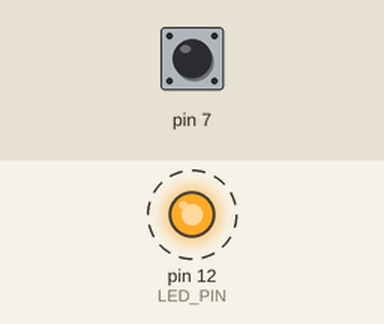
This program was run on a simulated Raspberry Pi (header pin numbers). Parts: output pins drawn as LEDs (lit = HIGH). Dashed ring = blinking. The test bench sets the inputs (shaded band); at power-on: pin 7 HIGH. The run ends when the program shuts the computer down; the clock reads 2024-03-15 10:24:30 at power-on unless the program sets it; what the program prints to the terminal is not drawn. At 2.3 s the program puts the board to deep sleep or switches it off; the recording ends there.

Above: at 0.05 s.
At 1.2 s:
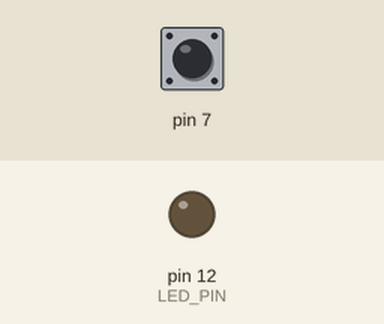
1.3 s: pin 7 pulled LOW for 1 s
Timing chart, 0 to 2.3 s (numbered marks = the images above; inputs shaded):
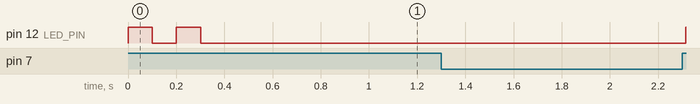

The program:

gpio.py
```python
# Libraries
import RPi.GPIO as GPIO
import time
import os

from LongPress import LongPress


# Pin mapping
LED_PIN = 12
BUTTON_BLACK_PIN = 7
BUTTON_RED_PIN = 16

def black_button_interrupt():
	print("Black button pressed")
	os.system("sudo shutdown -r now")

black_button_longpress = LongPress(BUTTON_BLACK_PIN, black_button_interrupt)

# Pin configuration
GPIO.setmode(GPIO.BOARD)
GPIO.setup(LED_PIN, GPIO.OUT)


# Main code: LED heartbeat
try:
	while True:
		GPIO.output(LED_PIN,GPIO.HIGH)
		time.sleep(0.1)
		GPIO.output(LED_PIN,GPIO.LOW)
		time.sleep(0.1)
		GPIO.output(LED_PIN,GPIO.HIGH)
		time.sleep(0.1)
		GPIO.output(LED_PIN,GPIO.LOW)
		time.sleep(2)


# Cleanup if script exits
finally:
        GPIO.cleanup()
```

LongPress.py
```python
import time
import RPi.GPIO as GPIO


class LongPress:

    min_press_time = 0.5
    was_pressed = False
    press_time = time.time()


    def interrupt_routine(self, channel):


        currently_pressed = not GPIO.input(self.pin)

        if(not currently_pressed == self.was_pressed):

            if currently_pressed:
                self.press_time = time.time()

            else:
                release_time = time.time()
                pressed_time = release_time - self.press_time

                if pressed_time > self.min_press_time:
                    self.callback()

        self.was_pressed = currently_pressed


    def __init__(self, pin, callback):

        self.pin = pin
        self.callback = callback

        GPIO.setmode(GPIO.BOARD)
        GPIO.setup(self.pin, GPIO.IN, pull_up_down=GPIO.PUD_UP)
        GPIO.add_event_detect(self.pin, GPIO.BOTH, callback=self.interrupt_routine)
```

Measured:
- by itself, pin 12 (LED_PIN): alternates HIGH for 0.10 s and LOW for 0.10 s, 4 changes in all, then stays LOW
